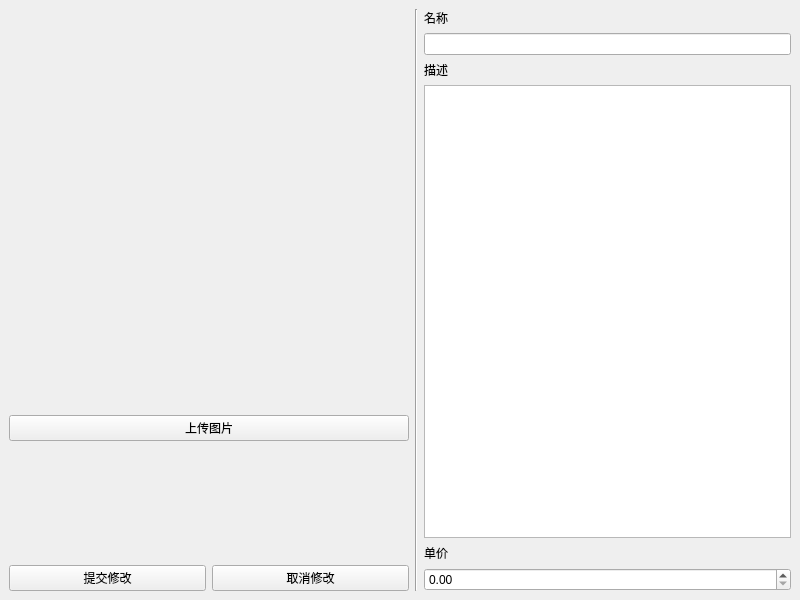
<?xml version="1.0" encoding="UTF-8"?>
<ui version="4.0">
 <class>GoodsEditWindow</class>
 <widget class="QMainWindow" name="GoodsEditWindow">
  <property name="geometry">
   <rect>
    <x>0</x>
    <y>0</y>
    <width>800</width>
    <height>600</height>
   </rect>
  </property>
  <property name="windowTitle">
   <string>商品编辑</string>
  </property>
  <widget class="QWidget" name="centralwidget">
   <layout class="QVBoxLayout" name="verticalLayout">
    <item>
     <layout class="QHBoxLayout" name="horizontalLayout_2">
      <item>
       <layout class="QVBoxLayout" name="verticalLayout_3">
        <item>
         <widget class="QLabel" name="labelGoodsImage">
          <property name="sizePolicy">
           <sizepolicy hsizetype="Fixed" vsizetype="Fixed">
            <horstretch>0</horstretch>
            <verstretch>0</verstretch>
           </sizepolicy>
          </property>
          <property name="minimumSize">
           <size>
            <width>400</width>
            <height>400</height>
           </size>
          </property>
          <property name="text">
           <string/>
          </property>
         </widget>
        </item>
        <item>
         <widget class="QPushButton" name="buttonUploadImg">
          <property name="text">
           <string>上传图片</string>
          </property>
         </widget>
        </item>
        <item>
         <spacer name="verticalSpacer">
          <property name="orientation">
           <enum>Qt::Vertical</enum>
          </property>
          <property name="sizeHint" stdset="0">
           <size>
            <width>20</width>
            <height>40</height>
           </size>
          </property>
         </spacer>
        </item>
        <item>
         <layout class="QHBoxLayout" name="horizontalLayout">
          <item>
           <widget class="QPushButton" name="buttonSubmit">
            <property name="text">
             <string>提交修改</string>
            </property>
           </widget>
          </item>
          <item>
           <widget class="QPushButton" name="buttonCancel">
            <property name="text">
             <string>取消修改</string>
            </property>
           </widget>
          </item>
         </layout>
        </item>
       </layout>
      </item>
      <item>
       <widget class="Line" name="line_2">
        <property name="orientation">
         <enum>Qt::Vertical</enum>
        </property>
       </widget>
      </item>
      <item>
       <layout class="QVBoxLayout" name="verticalLayout_2">
        <item>
         <widget class="QLabel" name="label_2">
          <property name="text">
           <string>名称</string>
          </property>
         </widget>
        </item>
        <item>
         <widget class="QLineEdit" name="lineEditName"/>
        </item>
        <item>
         <widget class="QLabel" name="label_3">
          <property name="text">
           <string>描述</string>
          </property>
         </widget>
        </item>
        <item>
         <widget class="QPlainTextEdit" name="textEditDes"/>
        </item>
        <item>
         <widget class="QLabel" name="label">
          <property name="text">
           <string>单价</string>
          </property>
         </widget>
        </item>
        <item>
         <widget class="QDoubleSpinBox" name="doubleSpinBox">
          <property name="maximum">
           <double>99999.000000000000000</double>
          </property>
         </widget>
        </item>
        <item>
         <layout class="QHBoxLayout" name="horizontalLayout_3"/>
        </item>
       </layout>
      </item>
     </layout>
    </item>
   </layout>
  </widget>
 </widget>
 <resources/>
 <connections/>
</ui>
